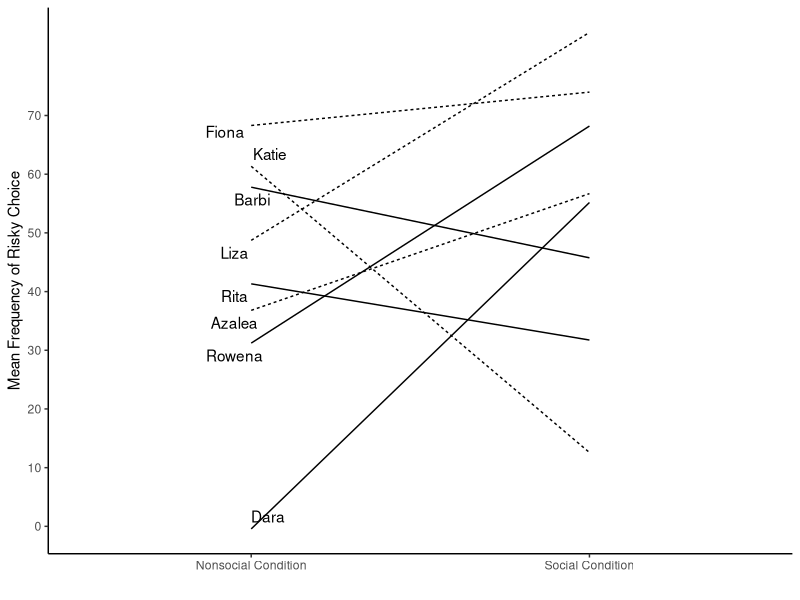
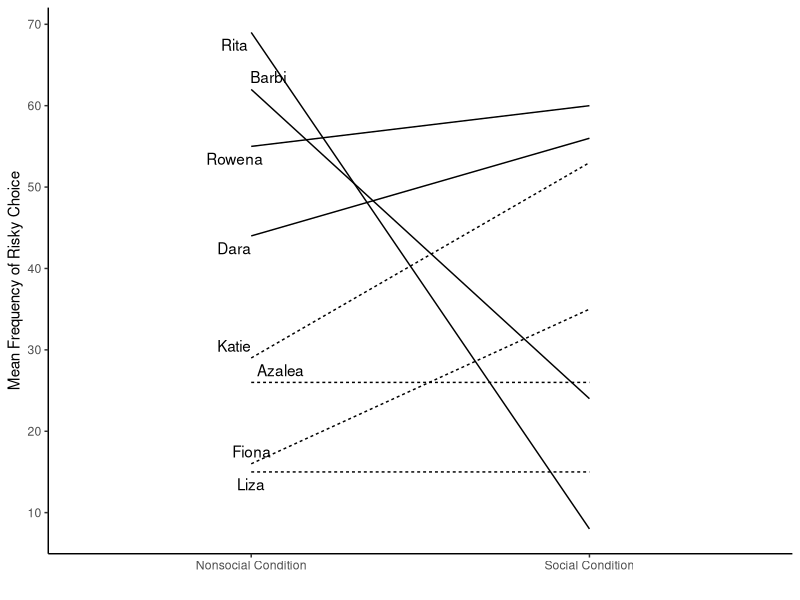
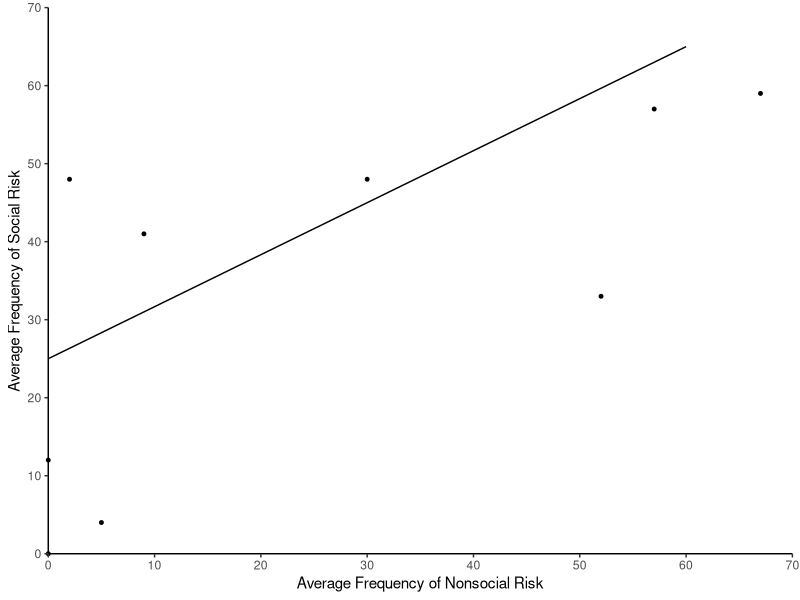
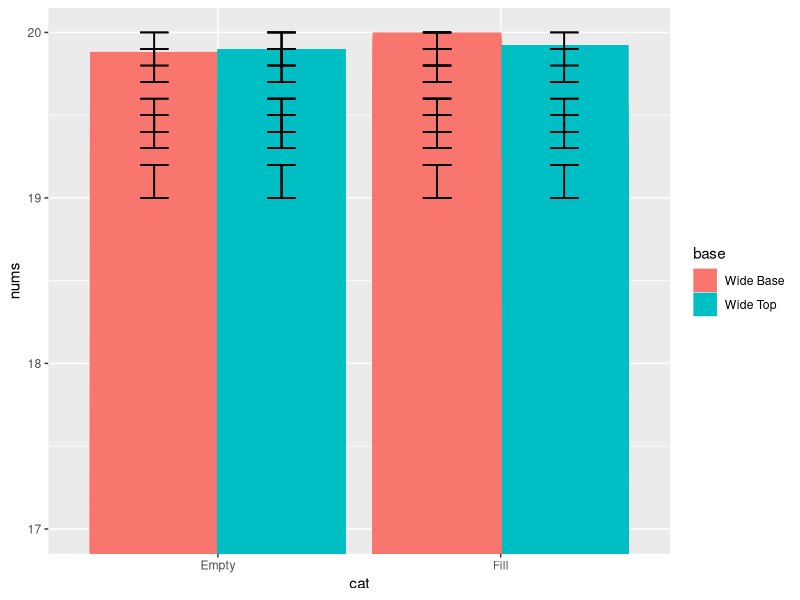
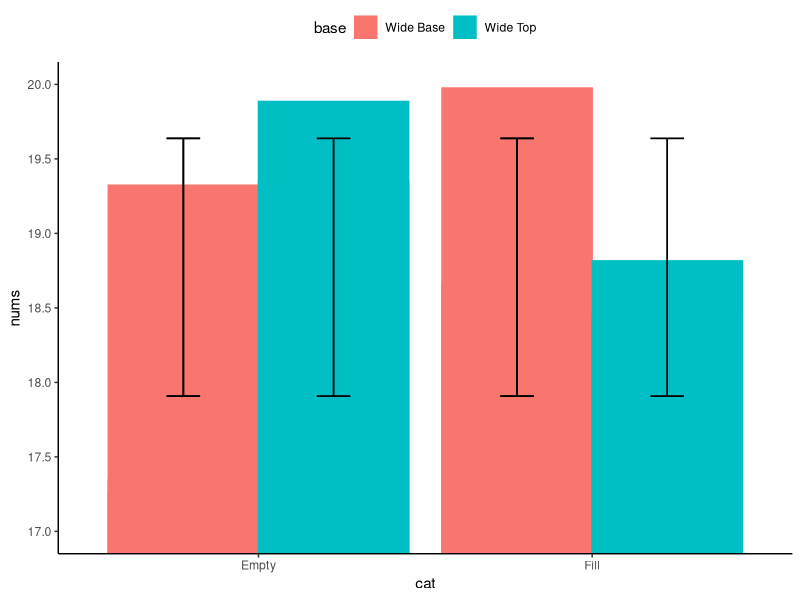
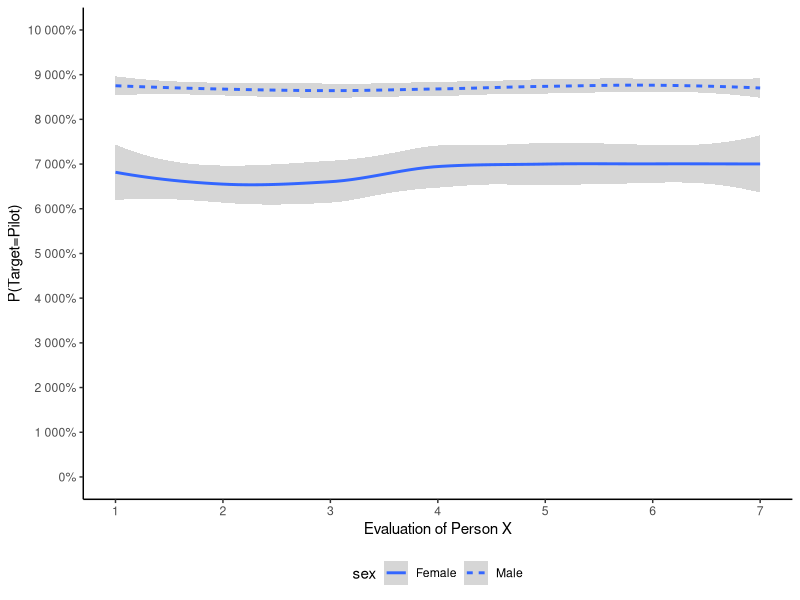

Write the R code that produced these figures, in order.
## ---- chunk 1
knitr::opts_chunk$set(echo = TRUE)
## ---- chunk 2
#loading library to enable visualization of ggplot function use
library(ggplot2)
library(ggrepel)
## ---- chunk 3

names<-rep(c("Dara","Rita","Liza", "Azalea", "Barbi","Rowena","Katie","Fiona"), each=2)
lnames<-c("","Dara","","Rita","","Liza", "","Azalea", "","Barbi","","Rowena","","Katie","","Fiona")
mean_frequency<-rnorm(16,45,25)
condition<-rep(c("Social Condition","Nonsocial Condition"),8)
adversity<-rep(c("Adverse","Not_Adverse"),times=c(4,4))

plot_df<-data.frame(names,mean_frequency,adversity,condition)

#print(plot_df)

b<-ggplot(plot_df, aes(condition,mean_frequency,group=names,linetype=adversity))+geom_line()+geom_text_repel(label=lnames, position = "nudge")+theme_classic()

b+labs(x="",y="Mean Frequency of Risky Choice")+theme(legend.position = "none")+scale_y_continuous(breaks = pretty(0:70,n=7))
## ---- chunk 4

names<-rep(c("Dara","Rita","Liza", "Azalea", "Barbi","Rowena","Katie","Fiona"), each=2)
lnames<-c("","Dara","","Rita","","Liza", "","Azalea", "","Barbi","","Rowena","","Katie","","Fiona")
mean_frequency<-floor(runif(16,0,70))
condition<-rep(c("Social Condition","Nonsocial Condition"),8)
adversity<-rep(c("Adverse","Not_Adverse"),times=c(4,4))

plot_df<-data.frame(names,mean_frequency,adversity,condition)

#print(plot_df)

a<-ggplot(plot_df, aes(condition,mean_frequency,group=names,linetype=adversity))+geom_line()+geom_text_repel(label=lnames, position = "nudge")+theme_classic()

a+theme(legend.position = "none")+labs(x="",y="Mean Frequency of Risky Choice")+theme(legend.position = "none")+scale_y_continuous(breaks = pretty(0:70,n=7))
## ---- chunk 5
avg_nonsoc<-c(0,60)
avg_soc<-c(25,65)
ad_avg_nonsoc<-c(0,0,2,5,9,30,52,57,67)
ad_avg_soc<-c(0,12,48,4,41,48,33,57,59)
plot_da<-data.frame(avg_nonsoc,avg_soc)
plot_db<-data.frame(ad_avg_nonsoc,ad_avg_soc)

c<-ggplot(plot_da)+geom_line(mapping = aes(avg_nonsoc,avg_soc))+geom_point(data =plot_db ,x=ad_avg_nonsoc,y=ad_avg_soc, size=1)+theme_classic()+coord_cartesian(xlim = c(0,70),ylim = c(0,70),clip = "off")


c+labs(x="Average Frequency of Nonsocial Risk",y="Average Frequency of Social Risk")+scale_x_continuous(expand = c(0,0),breaks = pretty(0:70,n=7))+scale_y_continuous(expand = c(0,0),breaks = pretty(0:70,n=7))
## ---- chunk 6
nums<-runif(100,17,20)
cat<-as.factor(rep(c("Fill","Empty"),each=15,len=100))
base<-as.factor(rep(c("Wide Base","Wide Top"),each=45,len=100))
plot_dd<-data.frame(nums,cat,base)
f_mean<-rep(c(19.5,19.8,19.4,19.9,19.1),len=100)
f_se<-rep(c(.1,.1,.1,.1,.1),len=100)

ggplot(plot_dd,aes(cat,nums,group=base,color=base,fill=base))+geom_bar(stat = "identity",position = "dodge")+coord_cartesian(ylim = c(17,20))+geom_errorbar(aes(ymin=f_mean-f_se,ymax=f_mean+f_se),width=.2,position = position_dodge(width = 0.9),color="black")
## ---- chunk 7
#I understand that the issue here is that the means are not being separately calculated for each subset--will attempt to correct this, but will try another chart type first.
nums<-runif(10,17,20)
cat<-as.factor(rep(c("Fill","Empty"),each=5,len=10))
base<-as.factor(rep(c("Wide Base","Wide Top"),each=3,len=10))
f_mean<-rep(mean(nums),len=10)
f_se<-rep((sd(nums)^2),len=10)
plot_dd<-data.frame(nums,cat,base,f_mean,f_se)

e<-ggplot(plot_dd,aes(cat,nums,group=base,color=base,fill=base))+geom_bar(stat = "identity",position = "dodge")+coord_cartesian(ylim = c(17,20))+geom_errorbar(aes(ymin=f_mean-f_se,ymax=f_mean+f_se),width=.2,position = position_dodge(width = 0.9),color="black")+theme_classic()

e+theme(legend.position = "top")+scale_y_continuous(breaks = pretty(17:20,n=7))
## ---- chunk 8

pvaluesM<-floor(runif(100,80,95))
pvaluesF<-floor(runif(100,45,90))                
evaluesM<-rep(1:7,len=100)
evaluesF<-rep(1:7,len=100)
pvaluesc<-c(pvaluesM,pvaluesF)
evaluesc<-c(evaluesM,evaluesF)
sex<-as.factor(rep(c("Male","Female"),each=100))
plot_de<-data.frame(pvaluesc,evaluesc,sex)

f<-ggplot(plot_de)+geom_smooth(mapping=aes(evaluesc,pvaluesc,linetype=sex))+theme_classic()+coord_cartesian(xlim = c(1,7),ylim = c(0,100))

f+theme(legend.position = "bottom")+labs(x="Evaluation of Person X",y="P(Target=Pilot)")+scale_x_continuous(breaks = pretty(1:7,n=7))+scale_y_continuous(breaks = pretty(1:100,n=10),labels = scales::percent_format(accuracy = 1))
